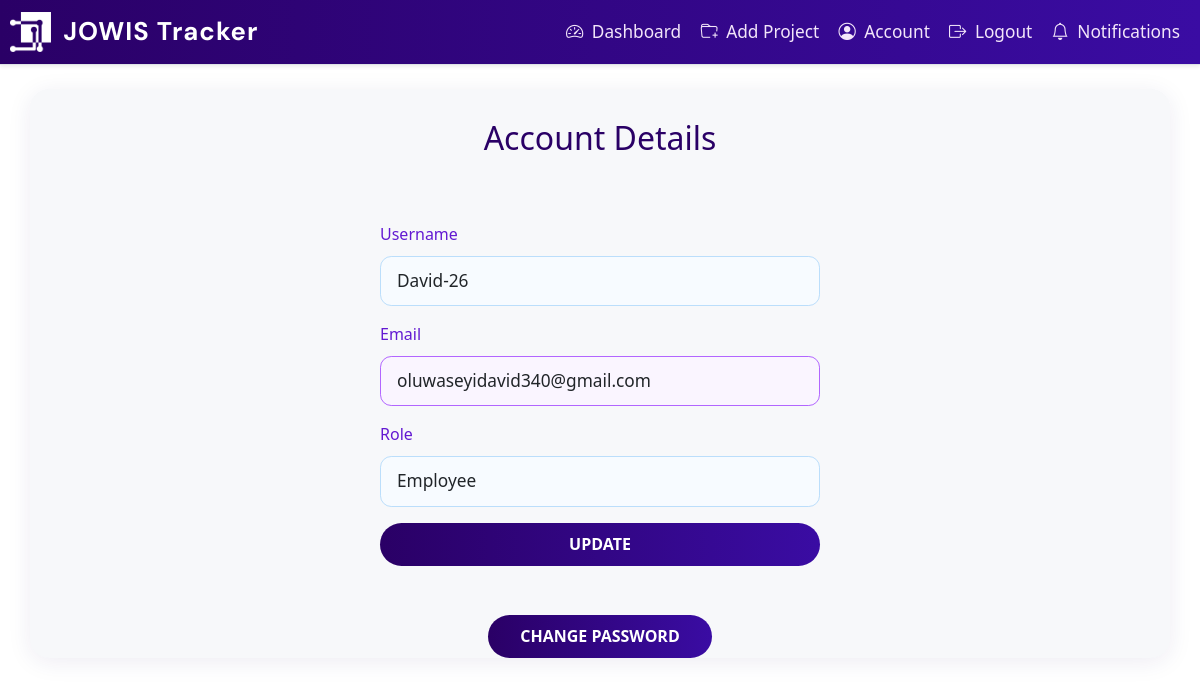
The page /account (signed in) on the database its author committed.
### app/dbmodels.py (models this page shows, shortened)
class User(db.Model, UserMixin):
    id = db.Column(db.Integer, primary_key=True)
    username = db.Column(db.String(150), unique=True, nullable=False)
    email = db.Column(db.String(150), unique=True, nullable=False)
    password_hash = db.Column(db.String(150), nullable=False)
    tasks = db.relationship("Task", backref="assigned_to", cascade='all, delete-orphan',passive_deletes=True)
    role = db.Column(db.String(50), nullable=False, default="employee") # or admin
    projects = db.relationship(
        'Project',
        secondary=project_users,
        back_populates='users'
    )
    reset_code = db.Column(db.String(8), nullable=True)
    reset_code_expiry = db.Column(db.DateTime, nullable=True)

### app/routes.py (the view, shortened to what this page needs)
@main.route('/account', methods=['GET', 'POST'])
@login_required
def account():
    return render_template('account.html')

### app/__init__.py (called while the page is built)
def create_app():
    app= Flask(__name__)
    app.config.from_object("config.Config") # load app config from config.py
    db.init_app(app)
    migrate.init_app(app, db)
    login_manager.init_app(app)
    mail.init_app(app)
    scheduler.init_app(app)
    scheduler.start()
    from . import jobs  # <-- Import jobs to register them
    from .admin import init_admin
    init_admin(app)
    login_manager.login_view = "main.login"
    login_manager.login_message_category ="info"
    from .dbmodels import User
    @login_manager.user_loader
    def load_user(user_id):
        return User.query.get(int(user_id))
    from .routes import main
    app.register_blueprint(main)
    return app

### app/templates/account.html
{% extends "base.html" %}
{% block content %}
<div class="row justify-content-center">
  <div class="col-md-6">
    <h2 class="mb-4 text-center">Account Details</h2>
    <form method="POST">
      <div class="mb-3">
        <label class="form-label">Username</label>
        <input class="form-control" type="text" name="username" value="{{ current_user.username }}">
      </div>
      <div class="mb-3">
        <label class="form-label">Email</label>
        <input class="form-control" type="email" name="email" value="{{ current_user.email }}">
      </div>
      <div class="mb-3">
        <label class="form-label">Role</label>
        <input class="form-control" type="text" value="{{ current_user.role|capitalize }}" readonly>
      </div>
      <button type="submit" class="btn btn-primary w-100">Update</button>
    </form>
    <div class="mt-4 text-center">
      <a href="{{ url_for('main.change_password') }}" class="btn btn-outline-secondary">Change Password</a>
    </div>
  </div>
</div>
{% endblock %}

### app/static/style.css (style rules this page uses)
body { background: #fff !important; font-family: "Segoe UI", Tahoma, Geneva, Verdana, sans-serif; color: #333; margin: 0; padding: 0; }
.btn, input[type="submit"], .submit, .btn-primary, .btn-outline-primary, .button { background: linear-gradient(90deg, #2a0066 0%, #3a0ca3 100%); color: #fff !important; border: none; transition: background 0.2s; }
body, body.bg-light, body.bg-gradient, body.bg-purple, body.bg-pink { background: #fff !important; }
h2, .signup-container h2 { color: #2a0066; text-align: center; margin-bottom: 30px; }
h2 { text-align: center; margin-bottom: 20px; color: #333; }
input[type="text"], input[type="password"] { width: 100%; padding: 12px 15px; margin: 10px 0; border: 1px solid #ccc; border-radius: 6px; box-sizing: border-box; }
body { font-family: "Segoe UI", Tahoma, Geneva, Verdana, sans-serif; background-color: #f0f2f5; margin: 0; }
form { width: 350px; }
h2 { margin-bottom: 25px; color: #333; }
label { display: block; margin-top: 15px; margin-bottom: 5px; color: #555; font-weight: bold; }
input[type="text"], input[type="email"], input[type="password"] { width: 100%; padding: 12px 15px; margin: 10px 0; border: 1px solid #ccc; border-radius: 6px; box-sizing: border-box; }
a { color: #007bff; text-decoration: none; }
body { background-color: #f2f2f2; font-family: Arial, sans-serif; margin: 0; }
body { background-color: #f4f6f8; font-family: "Segoe UI", Tahoma, Geneva, Verdana, sans-serif; color: #333; margin: 0; padding: 0; }
h2 { text-align: center; margin-bottom: 30px; color: #2c3e50; }
label { font-weight: bold; margin-bottom: 8px; display: block; }
input[type="text"], input[type="datetime"], input[type="checkbox"], textarea, select { width: 100%; padding: 10px 12px; border: 1px solid #ccc; border-radius: 8px; box-sizing: border-box; transition: 0.3s ease; }
body { font-family: "Segoe UI", Tahoma, Geneva, Verdana, sans-serif; background-color: #f4f6f8; margin: 0; }
h2 { text-align: center; color: #333; margin-top: 30px; }
form { padding: 25px 30px; border-radius: 10px; box-shadow: 0 4px 10px none; width: 100%; max-width: 500px; margin: 20px auto; }
label { display: block; margin-bottom: 8px; color: #555; font-weight: 500; }
input[type="text"], textarea { width: 100%; padding: 10px 12px; margin-bottom: 20px; border: 1px solid #9932cc; border-radius: 6px; font-size: 16px; transition: border-color 0.3s ease; }
.btn-primary, .btn-outline-primary { background: linear-gradient(90deg, #ad19d2 0%, #9042f5 100%); border: none; color: #fff; font-weight: 500; transition: background 0.2s; }
.btn-outline-secondary, .btn-outline-success { border-radius: 2em; font-weight: 500; }
body { background: linear-gradient(120deg, #e3e6fd 0%, #cebbfb 100%); }
form label, .form-label { color: #6319d2; font-weight: 500; margin-bottom: 0.3rem; }
form input[type="text"], form input[type="datetime-local"], form textarea, form select, .form-control { border-radius: 0.7rem; border: 1px solid #bbdefb; background: #f7fbff; padding: 0.7rem 1rem; font-size: 1.08rem; margin-bottom: 1rem; transition: border 0.2s; }
.btn, input[type="submit"] { border-radius: 2em; font-weight: 600; padding: 0.6em 2em; background: linear-gradient(90deg, #5d19d2 0%, #7842f5 100%); color: #fff; border: none; transition: background 0.2s; }

### app/static/custom.css (style rules this page uses)
body { background: #fff !important; font-family: "Segoe UI", Tahoma, Geneva, Verdana, sans-serif; color: #333; margin: 0; padding: 0; }
.btn, input[type="submit"], .submit, .btn-primary, .btn-outline-primary, .button { background: linear-gradient(90deg, #2a0066 0%, #3a0ca3 100%); color: #fff !important; border: none; transition: background 0.2s; }
body, body.bg-light, body.bg-gradient, body.bg-purple, body.bg-pink { background: #fff !important; }
h2, .signup-container h2 { color: #2a0066; text-align: center; margin-bottom: 30px; }
input[type="text"], input[type="email"], input[type="password"], input[type="datetime-local"], textarea, select, .form-control { border-radius: 0.7rem; border: 1px solid #b266ff; background: #faf5ff; padding: 0.7rem 1rem; font-size: 1.08rem; margin-bottom: 1rem; transition: border 0.2s; }
.btn, input[type="submit"], .submit, .btn-primary, .btn-outline-primary, .button { background: linear-gradient(90deg, #2a0066 0%, #3a0ca3 100%); color: #fff !important; border: none; transition: background 0.2s; font-size: 16px; text-transform: uppercase; cursor: pointer; }

### rows shown on the page
User: username "David-26", email "oluwaseyidavid340@gmail.com", role "Employee"
